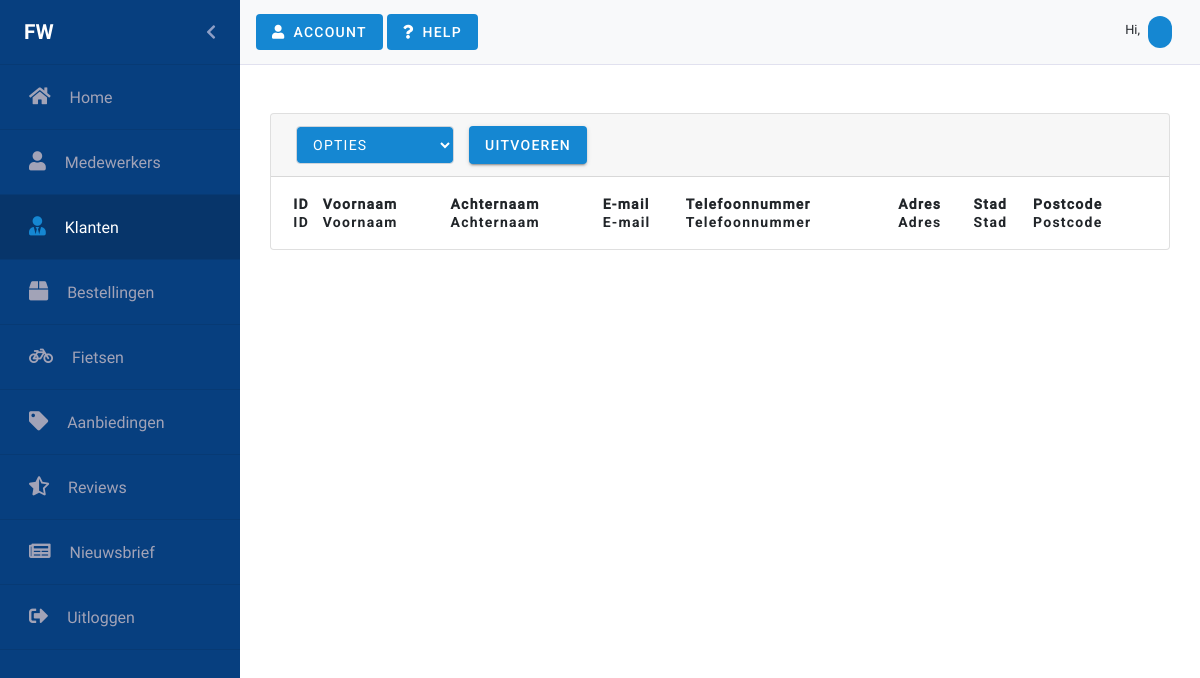
Before: /Klanten.php with the older database file.
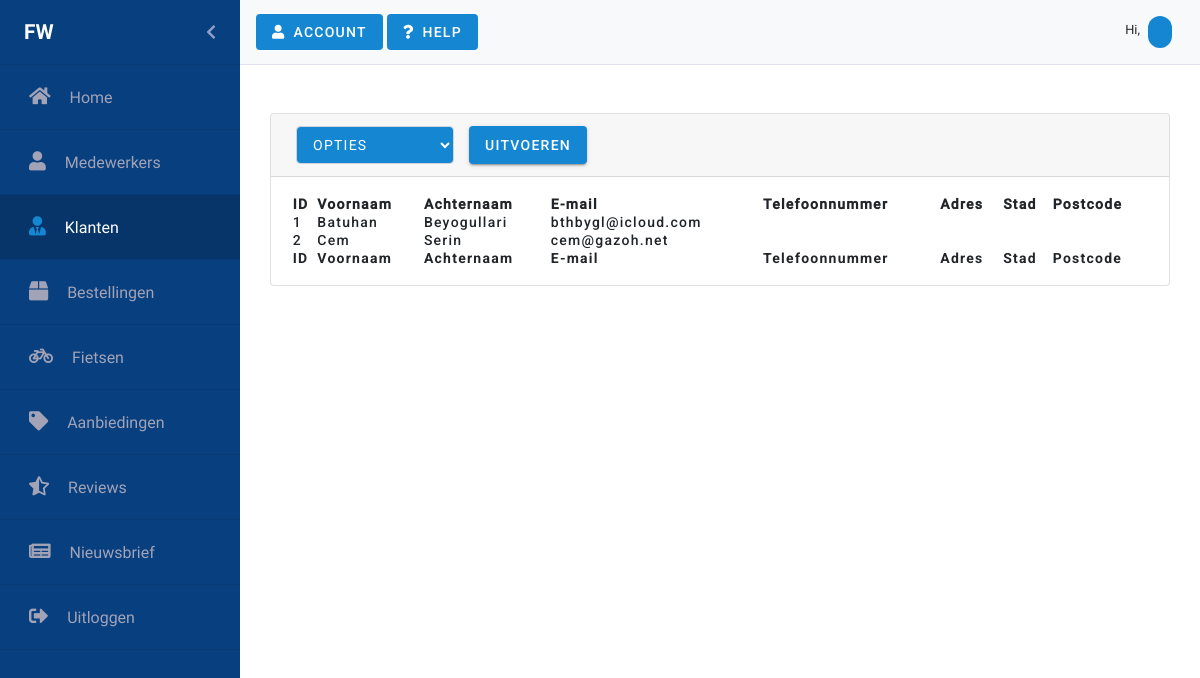
After: the same page with the newer database file.
### tables this page shows
CREATE TABLE `customers` (
  `id` int(11) NOT NULL,
  `username` varchar(50) NOT NULL,
  `first_name` varchar(30) NOT NULL,
  `last_name` varchar(30) NOT NULL,
  `adress` varchar(60) NOT NULL,
  `house_number` varchar(4) NOT NULL,
  `city` varchar(45) NOT NULL,
  `zip_code` varchar(6) NOT NULL,
  `email` varchar(60) NOT NULL,
  `email_verified` tinyint(1) NOT NULL,
  `phone` varchar(11) NOT NULL,
  `password` varchar(255) NOT NULL,
  `register_date` datetime NOT NULL DEFAULT CURRENT_TIMESTAMP,
  `remember_me` varchar(80) NOT NULL,
  `last_login` datetime NOT NULL
);

### Klanten.php (the view, shortened to what this page needs)
<?php
require_once("Controllers/dbconnect.php");
$records = $con->query("SELECT * FROM customers");
?>
<html lang="en">
<head>
    <link rel="stylesheet" href="https://stackpath.bootstrapcdn.com/bootstrap/4.3.1/css/bootstrap.min.css"
>
    <link rel="stylesheet" href="https://use.fontawesome.com/releases/v5.8.2/css/all.css"
          type='text/css' media='all'>
    <link href="css/Material/material-components-web.min.css" rel="stylesheet">
    <link rel="stylesheet" href="scss/backend.css">
    <link rel="stylesheet" type="text/css" href="css/Datatable/select.dataTables.min.css">
    <link rel="stylesheet" type="text/css" href="css/Datatable/datatables.min.css"/>
    <link rel="stylesheet" type="text/css" href="css/Animate/animate.css">
</head>
<body>
<div id="wrapper" class="toggled">
    <div id="sidebar-wrapper" class="sidebarAnimation">
        <ul class="sidebarUl">
            <div class="sidebarProfilePicture pl-4 pr-4" id="sidebarProfilePicture">
                <span class="logo sidebarUsername">FW</span>
                <a href="#menu-toggle" id="menu-toggle" class="aSidebarChevron float-right">
                    <i class="fas fa-chevron-left" id="chevron"></i>
                </a>
            </div>
            <li class="sidebarLi">
                <a class="accordion-toggle collapsed toggle-switch" href="index.php">
                    <div class="sidebarData">
                        <span class="sidebar-icon"><i class="fas fa-home iconwidth"></i></span>
                        <span class="pr-15"></span>
                        <span class="sidebar-title">Home</span>
                    </div>
                </a>
            </li>
            <li class="sidebarLi">
                <a class="accordion-toggle collapsed toggle-switch" href="medewerkers.php">
                    <div class="sidebarData">
                        <span class="sidebar-icon"><i class="fas fa-user iconwidth"></i></span>
                        <span class="pr-15"></span>
                        <span class="sidebar-title">Medewerkers</span>
                    </div>
                </a>
            </li>
            <li class="sidebarLi active">
                <a class="accordion-toggle collapsed toggle-switch" href="#">
                    <div class="sidebarData">
                        <span class="sidebar-icon"><i class="fas fa-user-tie iconwidth"></i></span>
                        <span class="pr-15"></span>
                        <span class="sidebar-title">Klanten</span>
                    </div>
                </a>
            </li>
            <li class="sidebarLi" id="bestellingen" data-toggle="collapse" href="#submenu-2">
                <a class="accordion-toggle collapsed toggle-switch" data-toggle="collapse" href="#submenu-2">
                    <div class="sidebarData">
                        <span class="sidebar-icon"><i class="fa fa-box iconwidth"></i></span>
                        <span class="pr-15"></span>
                        <span class="sidebar-title">Bestellingen</span>
                    </div>
                </a>
            </li>
            <li class="sidebarLi">
                <a class="accordion-toggle collapsed toggle-switch" href="fietsen.php">
                    <div class="sidebarData">
                        <span class="sidebar-icon"><i class="fa fa-bicycle iconwidth"></i></span>
                        <span class="pr-15"></span>
                        <span class="sidebar-title">Fietsen</span>
                    </div>
                </a>
            </li>
            <li class="sidebarLi">
                <a class="accordion-toggle collapsed toggle-switch" href="aanbiedingen.php">
                    <div class="sidebarData">
                        <span class="sidebar-icon"><i class="fas fa-tag iconwidth"></i></span>
                        <span class="pr-15"></span>
                        <span class="sidebar-title">Aanbiedingen</span>
                    </div>
                </a>
            </li>
            <li class="sidebarLi">
                <a class="accordion-toggle collapsed toggle-switch" href="reviews.php">
                    <div class="sidebarData">
                        <span class="sidebar-icon"><i class="fas fa-star-half-alt iconwidth"></i></span>
                        <span class="pr-15"></span>
                        <span class="sidebar-title">Reviews</span>
                    </div>
                </a>
            </li>
            <li class="sidebarLi">
                <a class="accordion-toggle collapsed toggle-switch" href="nieuwsbrief.php">
                    <div class="sidebarData">
                        <span class="sidebar-icon"><i class="fas fa-newspaper iconwidth"></i></span>
                        <span class="pr-15"></span>
                        <span class="sidebar-title">Nieuwsbrief</span>
                    </div>
                </a>
            </li>
            <li class="sidebarLi">
                <a class="accordion-toggle collapsed toggle-switch" href="#">
                    <div class="sidebarData">
                        <span class="sidebar-icon"><i class="fas fa-sign-out-alt iconwidth"></i></span>
                        <span class="pr-15"></span>
                        <span class="sidebar-title">Uitloggen</span>
                    </div>
                </a>
            </li>
        </ul>
    </div>
    <nav class="navbar navbar-light bg-light mr-auto nav" id="nav">
        <div class="justify-content-end">
            <button class="foo-button mdc-button mdc-button--unelevated mdc-ripple-upgraded account">
                <i class="fas fa-user"></i>
                <span class="mdc-button__label">Account</span>
            </button>
            <button class="foo-button mdc-button mdc-button--unelevated mdc-ripple-upgraded help">
                <i class="fas fa-question"></i>
                <span class="mdc-button__label">Help</span>
            </button>
        </div>
        <div class="mdc-chip-set pl-2 pr-2">
            <div class="hiUser pr-1 pt-2">
                <span class="hiNav">Hi, </span>
            </div>
            <div class="mdc-chip" tabindex="0">
            </div>
        </div>
    </nav>
    <div class="row gebruikers">
        <div class="card text-black mb-5 mt-5">
            <div class="card-header" id="card-header">
                <div class="selectDatatable mdc-button__label">
                    <select class="form-control">
                        <option value="" disabled selected id="opties">Opties</option>
                    </select>
                </div>
                <button class="foo-button mdc-button mdc-button--raised mdc-ripple-upgraded uitvoeren" id="uitvoeren">
                    <span class="mdc-button__label">Uitvoeren</span>
                </button>
            </div>
            <div id="datatable-card" class="card-body-table">
                <table id="klanten" class="table-card" style="width:100%">
                    <thead>
                    <tr>
                        <th></th>
                        <th>ID</th>
                        <th>Voornaam</th>
                        <th>Achternaam</th>
                        <th>E-mail</th>
                        <th>Telefoonnummer</th>
                        <th>Adres</th>
                        <th>Stad</th>
                        <th>Postcode</th>
                    </tr>
                    </thead>
                    <tbody>
                    <?php
                    while ($row = mysqli_fetch_array($records)) {
                        ?>
                        <tr>
                            <td></td>
                            <td><?php echo $row['id'] ?></td>
                            <td><?php echo $row['first_name'] ?></td>
                            <td><?php echo $row['last_name'] ?></td>
                            <td><?php echo $row['email'] ?></td>
                            <td><?php echo $row['phone'] ?></td>
                            <td><?php echo $row['adress'] ?></td>
                            <td><?php echo $row['city'] ?></td>
                            <td><?php echo $row['zip_code'] ?></td>
                        </tr>
                        <?php
                    }
                    ?>
                    </tbody>
                    <tfoot>
                    <tr>
                        <th></th>
                        <th>ID</th>
                        <th>Voornaam</th>
                        <th>Achternaam</th>
                        <th>E-mail</th>
                        <th>Telefoonnummer</th>
                        <th>Adres</th>
                        <th>Stad</th>
                        <th>Postcode</th>
                    </tr>
                    </tfoot>
                </table>
            </div>
        </div>
    </div>
</body>
</html>

### scss/backend.css (style rules this page uses)
#sidebar-wrapper { background: #073f7f !important; float: left; overflow: hidden; min-height: 100vh; width: 240px; }
a { text-decoration: none !important; }
.sidebarUl { padding: 0px; overflow: hidden; height: 100% !important; display: inline; }
.sidebarLi { height: 65px; line-height: 65px; font-size: 1rem; border-bottom: 1px solid #073A74; }
.active { background: #073A74; }
.active .sidebarData { color: #fff; }
.active .sidebar-icon { color: #1587d2; }
.iconwidth { font-size: 1.2rem !important; }
.iconwidth::before { width: 24px !important; }
.sidebarData { color: #a2a3b7; position: relative; left: 29px; }
.active { background: #07356A !important; color: #fff; }
.sidebarUsername { font-family: Roboto-Bold; margin: 0; }
.aSidebarChevron { color: #c3c5e2b8; }
i#chevron { line-height: 65px; }
.sidebarProfilePicture { height: 65px; line-height: 65px; font-size: 1rem; border-bottom: 1px solid #073A74; color: #fff; }
#wrapper { padding-left: 0; -webkit-transition: all 0.5s ease; -moz-transition: all 0.5s ease; -o-transition: all 0.5s ease; transition: all 0.5s ease; }
.sidebarAnimation { -webkit-transition: all 0.4s ease; -moz-transition: all 0.4s ease; -o-transition: all 0.4s ease; transition: all 0.4s ease; }
.pr-15 { padding-right: 15px !important; }
.logo { font-family: Roboto-Bold; text-transform: uppercase; font-size: 1.3rem; }
.account { background-color: #1587d2 !important; }
.help { background-color: #1587d2 !important; }
.nav { height: 65px; border-bottom: 1px solid #e1e1ef; }
.hiNav { font-size: 0.8rem; }
.mdc-chip { background: #1587d2; color: #fff; }
.card-body-table { padding: 18px; }
.card.text-black.mb-5.mt-5 { margin-right: 30px; margin-left: 30px; width: 100%; }
thead { font-family: Roboto-Medium; }
.selectDatatable { float: left; margin-right: 20px; }
.gebruikers { margin: 0; }
select { height: 38px !important; margin-left: 5px; transition: border-color 0.15s ease-in-out, box-shadow 0.15s ease-in-out; background-color: #1587d2; color: #fff !important; font-family: Roboto, sans-serif; -moz-osx-font-smoothing: grayscale; -webkit-font-smoothing: antialiased; font-size: 0.875rem !important; line-height: inherit; font-weight: 500; letter-spacing: 0.0892857143em; text-decoration: none; text-transform: uppercase; padding: 0 8px 0 8px; display: inline-flex; position: relative; align-items: center; justify-content: center; box-sizing: border-box; min-width: 64px; border: none; outline: none; -webkit-user-select: none; -moz-user-select: none; -ms-user-select: none; user-select: none; overflow: hidden; vertical-align: middle; border-radius: 4px; }
.form-control { background-color: #1587d2 !important; }
.uitvoeren { height: 38px; background-color: #1587d2 !important; }
.table-card { letter-spacing: 0.0892857143em !important; font-weight: 500 !important; font-size: 0.875rem !important; font-family: Roboto, sans-serif !important; border: none !important; outline: none !important; }
body, html { font-family: Roboto-Regular; overflow-x: hidden; height: 100%; }
:root { --mdc-theme-primary: #073f7f; --mdc-theme-secondary: #018786; --mdc-theme-background: #fff; --mdc-theme-surface: #fff; --mdc-theme-error: #b00020; --mdc-theme-on-primary: #fff; --mdc-theme-on-secondary: #fff; --mdc-theme-on-surface: #000; --mdc-theme-on-error: #fff; --mdc-theme-text-primary-on-background: rgba(0, 0, 0, 0.87); --mdc-theme-text-secondary-on-background: rgba(0, 0, 0, 0.54); --mdc-theme-text-hint-on-background: rgba(0, 0, 0, 0.38); --mdc-theme-text-disabled-on-background: rgba(0, 0, 0, 0.38); --mdc-theme-text-icon-on-background: rgba(0, 0, 0, 0.38); --mdc-theme-text-primary-on-light: rgba(0, 0, 0, 0.87); --mdc-theme-text-secondary-on-light: rgba(0, 0, 0, 0.54); --mdc-theme-text-hint-on-light: rgba(0, 0, 0, 0.38); --mdc-theme-text-disabled-on-light: rgba(0, 0, 0, 0.38); --mdc-theme-text-icon-on-light: rgba(0, 0, 0, 0.38); --mdc-theme-text-primary-on-dark: white; --mdc-theme-text-secondary-on-dark: rgba(255, 255, 255, 0.7); --mdc-theme-text-hint-on-dark: rgba(255, 255, 255, 0.5); --mdc-theme-text-disabled-on-dark: rgba(255, 255, 255, 0.5); --mdc-theme-text-icon-on-dark: rgba(255, 255, 255, 0.5); }
#wrapper { height: 100% !important; }

Changed rows visible on the page:
added customers: id "1", first_name "Batuhan", last_name "Beyogullari", email "bthbygl@icloud.com"
added customers: id "2", first_name "Cem", last_name "Serin", email "cem@gazoh.net"
